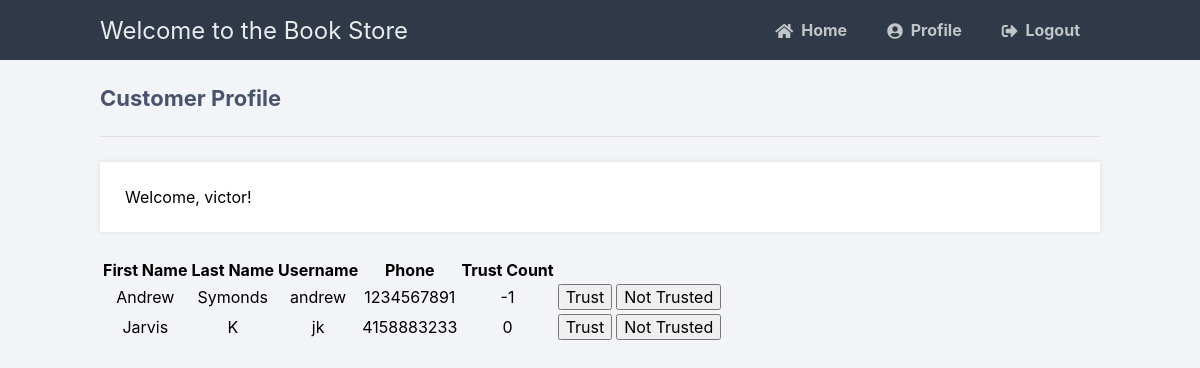
/browseCustomerProfile (signed in), run on the app's committed database.
### tables this page shows
CREATE TABLE Customer (
            username TEXT PRIMARY KEY,
            password TEXT,
            firstName TEXT,
            lastName TEXT,
            phone INT,
            address TEXT,
            balance FLOAT DEFAULT 0,
            dateOfJoining DATETIME DEFAULT CURRENT_TIMESTAMP, trustCount INT DEFAULT 0);

### main.py (the view)
@app.route('/browseCustomerProfile', methods=['GET', 'POST'])
def browseCustomerProfile():
    if 'loggedin' in session and session['type'] == 0:
        msg = ''
        if request.method == 'GET':
            with sql.connect("Book.db") as con:
                cursor = con.cursor()
                cursor.execute(
                    'SELECT * FROM Customer WHERE username != ?', (session['username'],))
                customer = cursor.fetchall()
                if not customer:
                    msg = 'No Customer Registered!'
                else:
                    print(customer)
                    return render_template('browseCustomerProfile.html', data=customer, username=session['username'])
    return redirect(url_for('login'))

### templates/browseCustomerProfile.html (shortened to what this page needs)
{% extends 'layout.html' %}
{% block content %}
<h2>Customer Profile</h2>
<p>Welcome, {{ username }}!</p>
<table>
    <thead>
      <tr>
          <th>First Name</th>
          <th>Last Name</th>
          <th>Username</th>
          <th>Phone</th>
          <th>Trust Count</th>
          <th></th>
          <th></th>
      </tr>
      </thead>
      <tbody>
       {% for item in data %}
       <form action="{{ url_for('addTrust') }}" method="post" autocomplete="off">
              <tr>
                  <td style="text-align:center">{{item[2]}}</td>
                  <td style="text-align:center">{{item[3]}}</td>
                  <td style="text-align:center">{{item[0]}}</td>
                  <td style="text-align:center">{{item[4]}}</td>
                  <td style="text-align:center">{{item[8]}}</td>
                  <td><input type="submit" name ="type" value="Trust"></td>
                  <td><input type="submit" name ="type" value="Not Trusted"></td>
              </tr>
              </form>
          {% endfor %}
      </tbody>
  </table>
{% endblock %}

### static/style.css (style rules this page uses)
* { box-sizing: border-box; font-family: -apple-system, BlinkMacSystemFont, "segoe ui", roboto, oxygen, ubuntu, cantarell, "fira sans", "droid sans", "helvetica neue", Arial, sans-serif; font-size: 16px; -webkit-font-smoothing: antialiased; -moz-osx-font-smoothing: grayscale; }
body { background-color: #758283; margin: 0; }
body.loggedin { background-color: #f3f4f7; }
.content h2 { margin: 0; padding: 25px 0; font-size: 22px; border-bottom: 1px solid #e0e0e3; color: #4a536e; }
.content > p, .content > div { box-shadow: 0 0 5px 0 rgba(0, 0, 0, 0.1); margin: 25px 0; padding: 25px; background-color: #fff; }

### data on the page
Customer: firstName "Andrew", lastName "Symonds", username "andrew", phone "1234567891", trustCount "-1"
Customer: firstName "Jarvis", lastName "K", username "jk", phone "4158883233", trustCount "0"

### other printed values
{{ username }} "victor"
